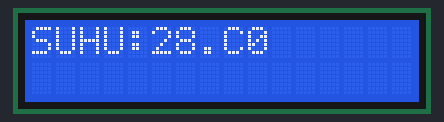
A sketch run on a simulated Arduino Uno, built with avr-gcc and run on an emulated ATmega328P. On the bench: 16×2 character LCD. Random numbers use the default seed unless the sketch sets one.

Above: at 0.1 s.
At 3.2 s:
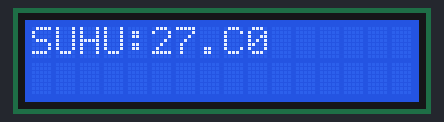
At 11.3 s:
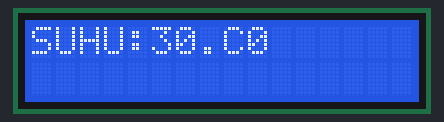
At 20.5 s:
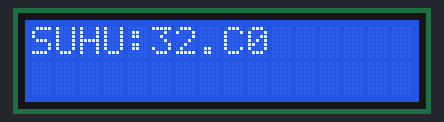
At 28.6 s:
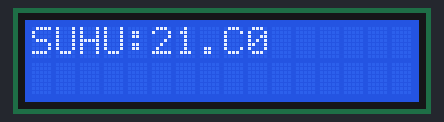
At 37.8 s:
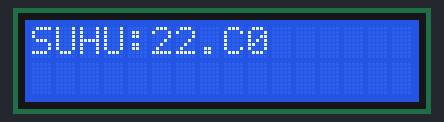

Measured:
- what the display in image 1 shows lasts 3.1 s, from 3.1 s to 6.2 s
- what the display in image 2 shows lasts 1.0 s, from 11.3 s to 12.3 s

The sketch:

LCD_12C.ino
```cpp
#include <LiquidCrystal_I2C.h>

LiquidCrystal_I2C lcd(0x27, 16, 2);

void setup() {
 Serial.begin(115200);
 lcd.begin();
}

void loop() {

float suhu=random(21.1,35.10);

 lcd.clear(); //Untuk Menghapus karakter pada LCD
 lcd.setCursor(0,0); lcd.print("SUHU");
 lcd.setCursor(4,0); lcd.print(":");
 lcd.setCursor(5,0); lcd.print(suhu);
 lcd.setCursor(8,0); lcd.print("C");
 delay(1000);

}
```
